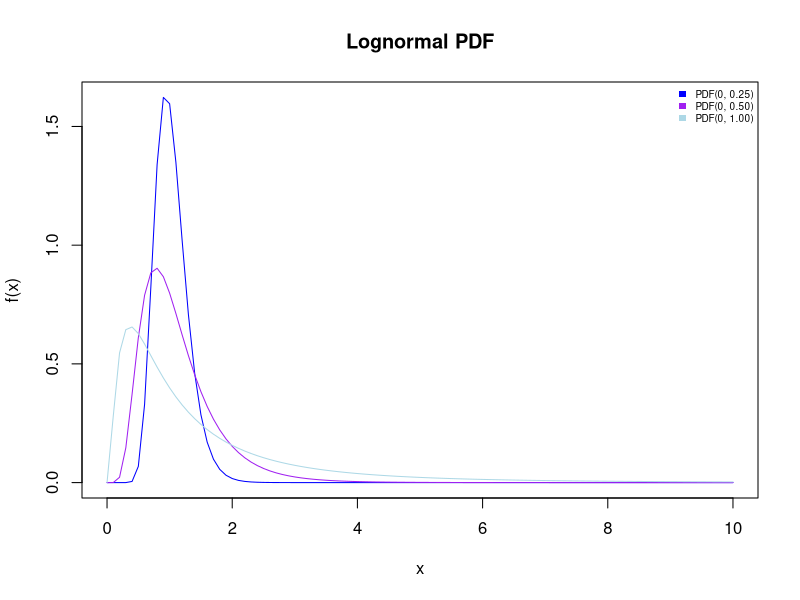
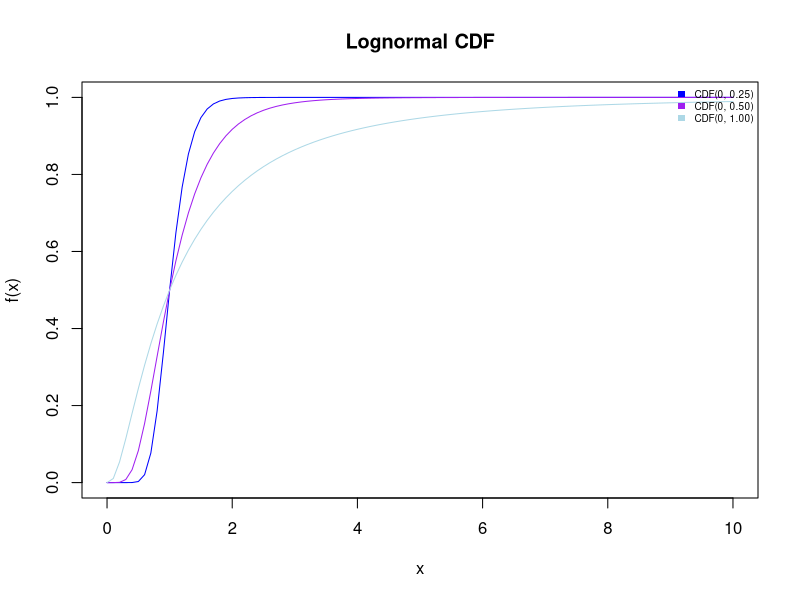
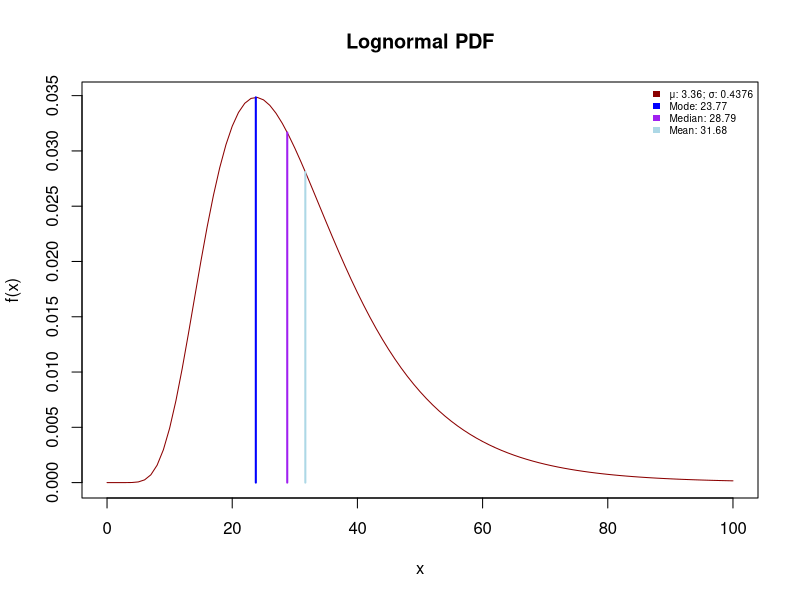
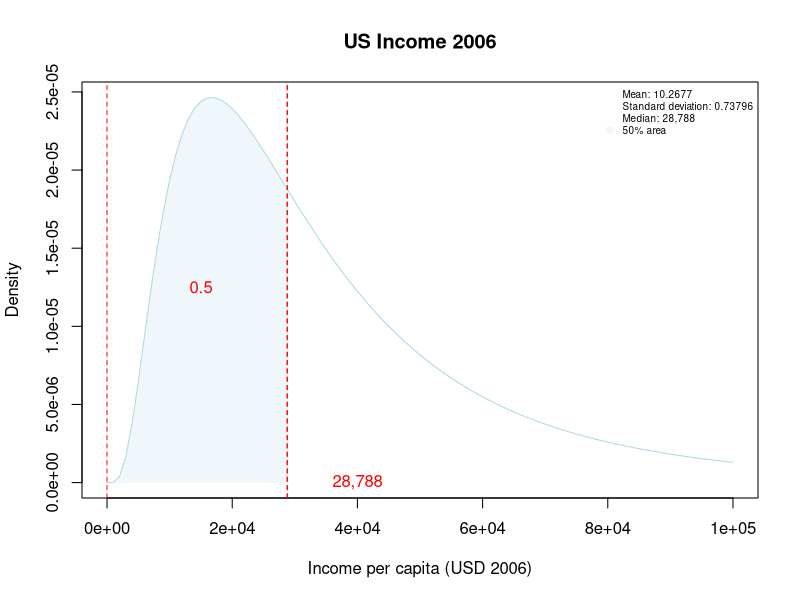
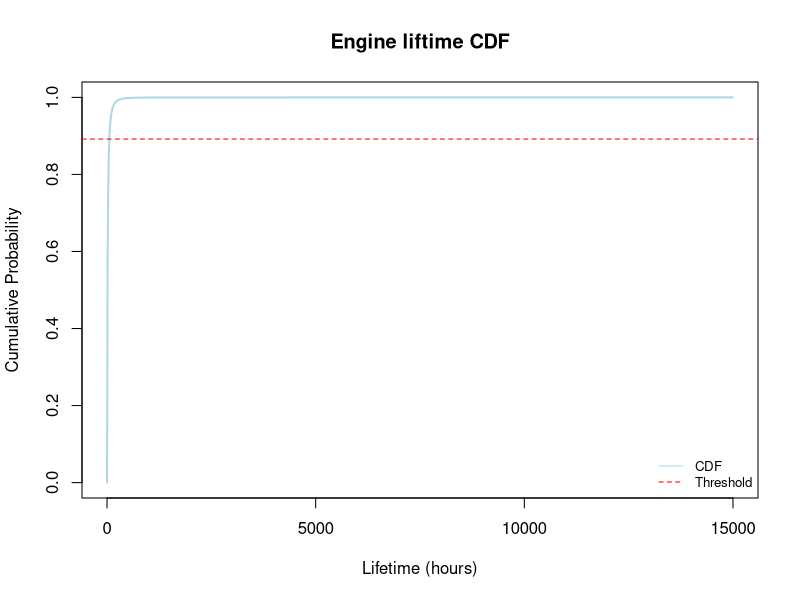

R code for these plots, in order:
## ---- chunk 1
#| echo: false

# Lognormal Distribution (multiple PDF)

# Create PDF plots
curve(dlnorm(x, meanlog=0, sdlog=.25), from=0, to=10, col='blue', main = "Lognormal PDF", xlab = "x", ylab = "f(x)")
curve(dlnorm(x, meanlog=0, sdlog=.5), from=0, to=10, col='purple', add=TRUE)
curve(dlnorm(x, meanlog=0, sdlog=1), from=0, to=10, col='lightblue', add=TRUE)

# Add legend
legend("topright", legend = c("PDF(0, 0.25)", "PDF(0, 0.50)", "PDF(0, 1.00)"), fill = c("blue", "purple", "lightblue"), border = NA, cex = 0.6, bty = "n")
## ---- chunk 2
#| echo: false

# Lognormal Distribution (multiple CDF)

# Create CDF plots
curve(plnorm(x, meanlog=0, sdlog=.25), from=0, to=10, col='blue', main = "Lognormal CDF", xlab = "x", ylab = "f(x)")
curve(plnorm(x, meanlog=0, sdlog=.5), from=0, to=10, col='purple', add=TRUE)
curve(plnorm(x, meanlog=0, sdlog=1), from=0, to=10, col='lightblue', add=TRUE)

# Add legend
legend("topright", legend = c("CDF(0, 0.25)", "CDF(0, 0.50)", "CDF(0, 1.00)"), fill = c("blue", "purple", "lightblue"), border = NA, cex = 0.6, bty = "n")
## ---- chunk 3
#| echo: false  

#  Comparison of mean value, median, and mode

# Create PDF plots 
curve(dlnorm(x, meanlog=3.36, sdlog=0.4376), from=0, to=100, col='darkred', main = "Lognormal PDF", xlab = "x", ylab = "f(x)") 

# Mode
segments(23.77, 0, 23.77, dlnorm(23.77, meanlog=3.36, sdlog=0.4376), col = "blue", lty = 1, lwd=2)

# Median
segments(28.79, 0, 28.79, dlnorm(28.79, meanlog=3.36, sdlog=0.4376), col = "purple", lty = 1, lwd=2)

# Mean
segments(31.68, 0, 31.68, dlnorm(31.68, meanlog=3.36, sdlog=0.4376), col = "lightblue", lty = 1, lwd=2)


# Add legend 
legend("topright", legend = c("μ: 3.36; σ: 0.4376", "Mode: 23.77", "Median: 28.79", "Mean: 31.68"), fill = c("darkred", "blue", "purple", "lightblue"), border = NA, cex = 0.6, bty = "n")
## ---- chunk 4
#| echo: false  

# US Income 2006

# Parameters
loc <- 10.2677
scale <- 0.73796
thresh <- 0
median <- 28788


# Define transparent fill color
red <- 173
green <- 216
blue <- 230
alpha <- 50
lightblue_trans <- rgb(red, green, blue, alpha, maxColorValue=255)


# Create PDF plots 
curve(dlnorm(x, meanlog=loc, sdlog=scale), from=0, to=100000, col="lightblue", main = "US Income 2006", xlab = "Income per capita (USD 2006)", ylab = "Density")

# Find the x and y coordinates for the polygon
x_polygon <- seq(0, median, length.out = 1000)
y_polygon <- dlnorm(x_polygon, meanlog=loc, sdlog=scale)

# Add the filled area below the curve up to the median
polygon(c(x_polygon, median), c(y_polygon, 0), col = lightblue_trans, border = NA)

# Add a vertical line at the median
abline(v = median, col = "red", lty = 2)

# Add a vertical line at the threshold
abline(v = thresh, col = "red", lty = 2)

# Add a vertical line at the median value of 28,788
abline(v = median, col = "red", lty = 2)

# Add legend 
legend("topright", legend = c("Mean: 10.2677", "Standard deviation: 0.73796", "Median: 28,788","50% area"), fill = c("white", "white", "white", lightblue_trans), border = NA, cex = 0.6, bty = "n")

# Add labeling
text(4e+04, 0, "28,788", col = "red")
text(1.5e+04, 1.25e-05, "0.5", col = "red")
## ---- chunk 5
#| echo: false  

# Liftime of an engine

# Parameters
mean_lifetime <- 11      # mean of the underlying normal distribution
sd_lifetime <- 1.3       # standard deviation of the underlying normal distribution
threshold_lifetime <- 12000  # threshold value

# Calculate the probability that the lifetime exceeds the threshold
probability_exceeds_threshold <- 1 - pnorm(log(threshold_lifetime), mean = mean_lifetime, sd = sd_lifetime)

# Generate a sequence of values for the x-axis
x_values <- seq(0, 15000, length.out = 1000)

# Calculate the CDF values for the generated x_values
cdf_values <- plnorm(x_values, meanlog = log(mean_lifetime), sdlog = sd_lifetime)

# CDF Plot
plot(x_values, cdf_values, type = 'l', col = 'lightblue', lwd = 2,
     main = 'Engine liftime CDF',
     ylab = 'Cumulative Probability', xlab = 'Lifetime (hours)')

# Add a horizontal line at the threshold probability
abline(h = probability_exceeds_threshold, col = 'red', lty = 2)

# Add legend
legend("bottomright", legend = c("CDF", "Threshold"), col = c("lightblue", "red"), border = NA, lty = 1:2, cex = 0.8, bty = "n")

# Print the result
cat("Probability that the lifetime exceeds 12,000 hours:", probability_exceeds_threshold, "\n")
